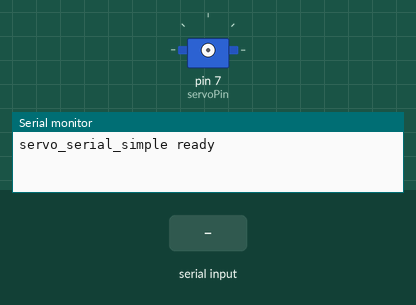
Simulated run of this sketch. Board: Arduino Uno, built with avr-gcc and run on an emulated ATmega328P. Parts: servo, the last lines printed to the serial monitor. Wiring (inferred from the names in the program): servo: signal pin 7. The test bench sets the inputs (shaded band). Servo pulses on a pin are drawn as a servo (544–2400 µs = 0–180°).

Above: at 1.2 s.
1.3 s: "90,45\n" received over Serial
At 3.1 s:
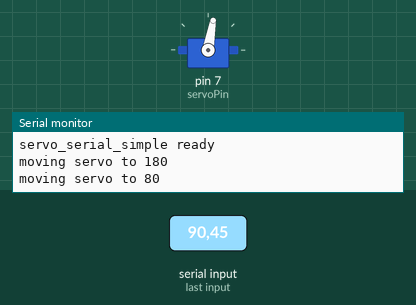
4.3 s: "30,150\n" received over Serial
At 5.3 s:
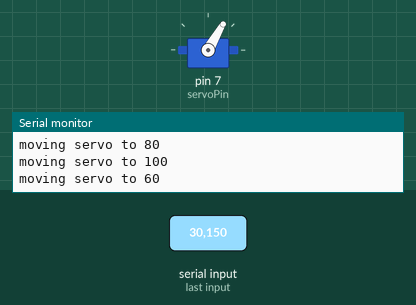
7.3 s: "200\n" received over Serial
At 8.1 s:
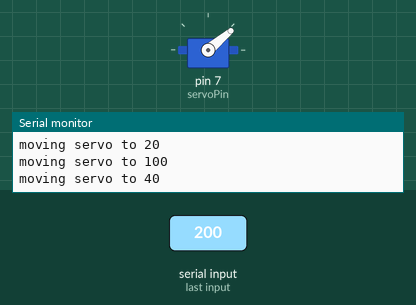
9.2 s: "5\n" received over Serial
At 9.7 s:
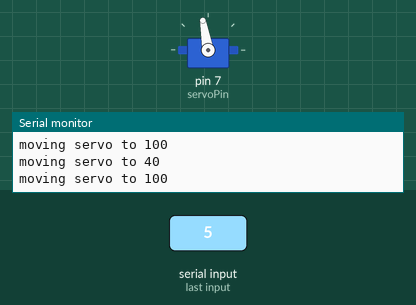
10.7 s: "90\n" received over Serial
At 11.3 s:
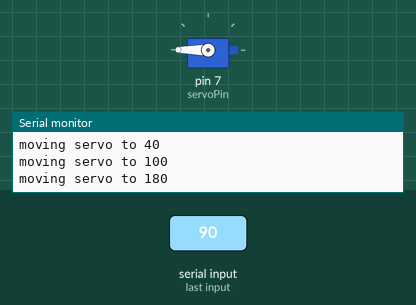
Timing chart, 0 to 13.2 s (numbered marks = the images above; inputs shaded):
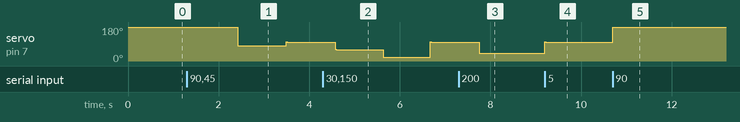

Measured:
- after the input at 1.3 s, servo on pin 7 (servoPin): 180° → 80° after 1.1 s, → 100° 1.1 s later
- after the input at 4.3 s, servo on pin 7 (servoPin): 100° → 60° after 0.28 s, → 20° 1.1 s later, → 100° 1.0 s later
- after the input at 7.3 s, servo on pin 7 (servoPin): 100° → 40° after 0.46 s
- after the input at 9.2 s, servo on pin 7 (servoPin): 40° → 100° at once
- after the input at 10.7 s, servo on pin 7 (servoPin): 100° → 180° at once

The sketch:

servo_serial_simple.pde
```cpp
/*
 * Servo Serial Simple
 * -------------------
 * Drive an R/C servo to one of nine positions based on an ASCII
 * number from 1 to 9 received over the serial port.
 *
 * Created 18 October 2006
 * copyleft 2006 Tod E. Kurt <tod@todbot.com>
 * http://todbot.com/
 *
 * Adapted from Daniel @
 * http://www.arduino.cc/cgi-bin/yabb2/YaBB.pl?num=1160470155/0
 * Rotates servo through 180 degrees, using "servoPulse" function
 * adapted from "Temporary Servo Function"  by Tom Igoe and Jeff Gray
 */


int servoPin = 7;            // R/C  Servo connected to digital pin
int myAngle;                 // angle of the servo (roughly in degrees) 0-180
int pulseWidth;              // function variable
int val;                     // variable used to store data from serial port

void servoPulse(int servoPin, int myAngle) {
  pulseWidth = (myAngle * 11) + 500;  // converts angle to microseconds
  digitalWrite(servoPin, HIGH);       // set servo high
  delayMicroseconds(pulseWidth);      // wait a very small amount
  digitalWrite(servoPin, LOW);        // set servo low
  delay(20);                          // refresh cycle of typical servos (20 ms)
}

void setup() {
  pinMode(servoPin, OUTPUT);          // set servoPin pin as output
  Serial.begin(9600);                 // connect to the serial port
  Serial.println("servo_serial_simple ready");
}

void loop() {
  val = Serial.read();      // read the serial port

  // if the stored value is a single-digit number, blink the LED that number
  if (val > '0' && val <= '9' ) {
    val = val - '0';       // convert from character to number
    val = val * (180/9);   // convert from number to degrees
    Serial.print("moving servo to ");
    Serial.print(val,DEC);
    Serial.println();
    for( int i=0; i<50; i++ ) {
      servoPulse(servoPin, val);
    }
  }
}
```
